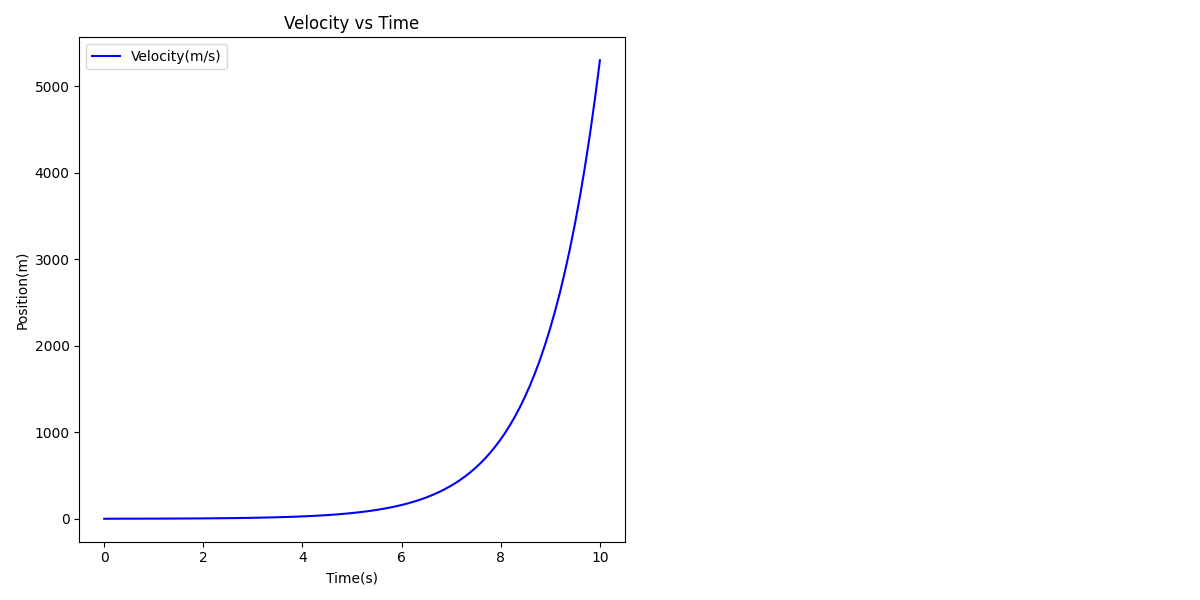

Write Python code to recreate this figure.
import numpy as np
import matplotlib.pyplot as plt

#Constants 
acceleration=9.8
time_intervals=np.linspace(0,10,num=100)
dt= time_intervals[1]- time_intervals[0]

velocity=np.zeros_like(time_intervals)
position=np.zeros_like(time_intervals)

for i in range(1,len(time_intervals)):
    velocity[i]=position[i-1]+acceleration*dt
    position[i]=position[i-1]+velocity[i-1]*dt

plt.figure(figsize=(12,6))

plt.subplot(1,2,1)
plt.plot(time_intervals,velocity,"b-", label="Velocity(m/s)")
plt.title("Velocity vs Time")
plt.xlabel("Time(s)")
plt.ylabel("Position(m)")
plt.legend()
plt.tight_layout()
plt.show()
